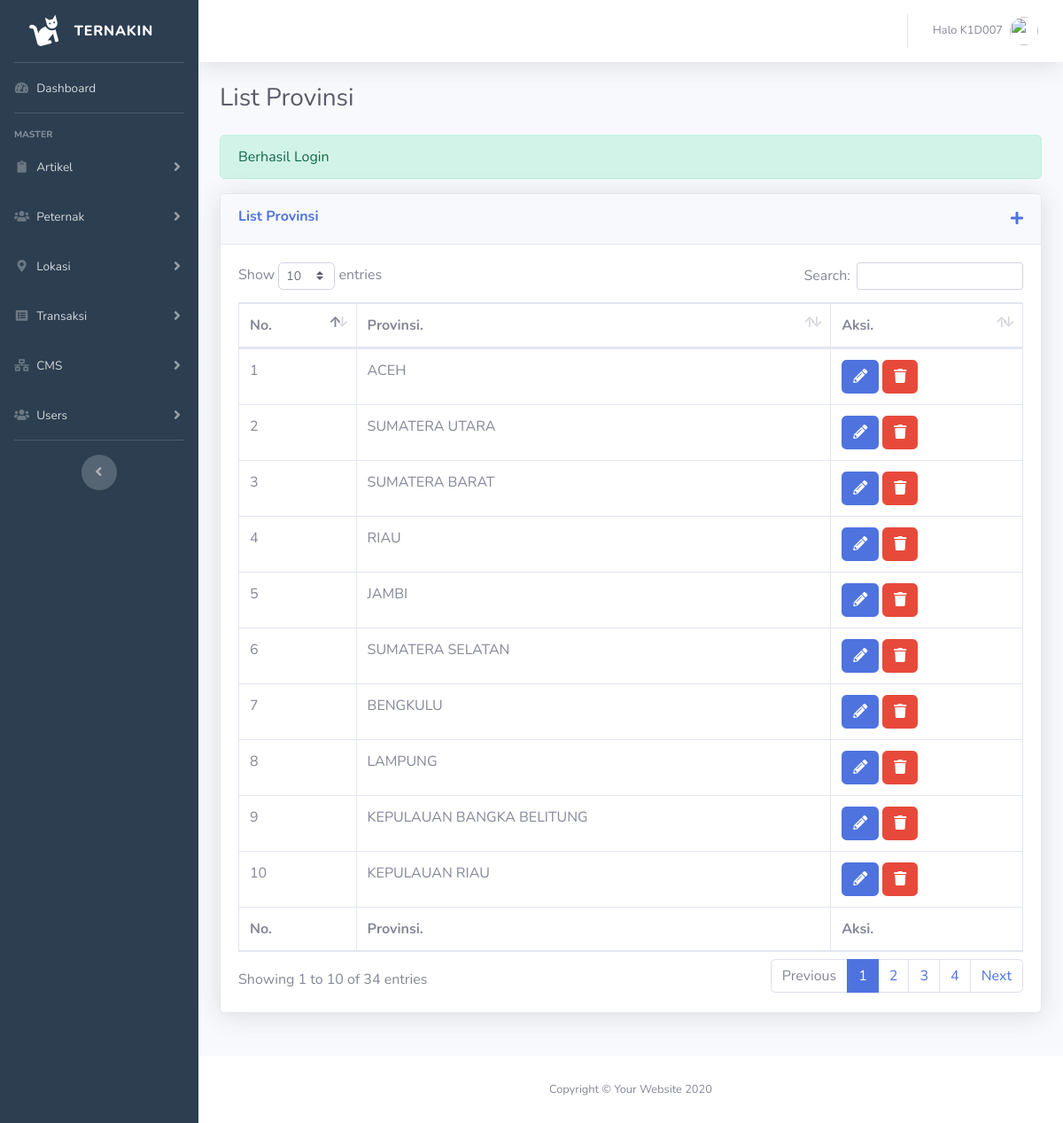
The page /cms-dashboard/pages/lokasi/provinsi.php (signed in) on the database its author committed.
### tables this page shows
CREATE TABLE `tb_provinsi` (
  `id_provinsi` int(2) NOT NULL,
  `nama_provinsi` varchar(50) NOT NULL
);

### cms-dashboard/pages/lokasi/provinsi.php (the view, shortened to what this page needs)
  <?php
    $title="List Provinsi";
    require_once"../../../config/database.php";
    require_once"../../templates/head-dashboard.php";
   ?>
   <link rel="stylesheet" type="text/css" href="<?=$_ENV['base_url']?>cms-dashboard/assets/vendor/datatables/dataTables.bootstrap4.min.css">
  <?php
    $sql = mysqli_query($con,"SELECT * FROM tb_provinsi");
  ?>
</head>
<body id="page-top">
  <div id="wrapper">
      <?php require_once"../../partials/sidebar.php"; ?>
    <div id="content-wrapper" class="d-flex flex-column">
      <div id="content">
          <?php require_once"../../partials/topbar.php"; ?>
        <div class="container-fluid" style="transition: 0.4s;">
          <div class="d-sm-flex align-items-center justify-content-between mb-4">
            <h1 class="h3 mb-0 text-gray-800"><?=$title?></h1>
          </div>
          <?php
            if (isset($_SESSION['alert'])) {
              if (isset($_SESSION['alert']['berhasil'])) {
                ?>
                <div class="alert alert-success" role="alert">
                  <?=$_SESSION['alert']['berhasil']?>
                </div>
                <?php
              }else{
                ?>
                <div class="alert alert-danger" role="alert">
                  <?=$_SESSION['alert']['gagal']?>
                </div>
                <?php
              }
            }
          ?>
          <div class="row">
            <div class="col-lg-12 mb-4">
              <div class="card shadow mb-4">
                <div class="card-header py-3 d-sm-flex justify-content-between">
                  <h6 class="m-0 font-weight-bold text-primary"><?=$title?></h6>
                  <a href="tambah-provinsi"><i class="fas fa-plus"></i></a>
                </div>
                <div class="card-body">
                  <div class="table-responsive">
                      <table class="table table-bordered" id="listProvinsi" width="100%" cellspacing="0">
                        <thead>
                          <tr>
                            <th>No.</th>
                            <th>Provinsi.</th>
                            <th>Aksi.</th>
                          </tr>
                        </thead>
                        <tfoot>
                          <tr>
                            <th>No.</th>
                            <th>Provinsi.</th>
                            <th>Aksi.</th>
                          </tr>
                        </tfoot>
                        <tbody>
                          <?php
                          $no=1;
                            while ($data = mysqli_fetch_array($sql)) {
                              ?>
                                <tr>
                                  <td><?=$no++?></td>
                                  <td><?=$data['nama_provinsi']?></td>
                                  <td class="text-center">
                                    <div class="d-flex">
                                      <a href="<?=$_ENV['base_url']?>cms-dashboard/provinsi/edit/<?=$data['id_provinsi']?>" class="btn btn-primary mr-1"><i class="fas fa-pencil-alt"></i></a>
                                      <form method="POST" action="aksi">
                                        <button type="submit" class="btn btn-danger" name="aksi" value="hapus-provinsi" onclick="return confirm('Yakin akan dihapus?')">
                                          <i class="fas fa-trash"></i>
                                        </button>
                                      </form>
                                    </div>
                                  </td>
                                </tr>
                              <?php
                            }
                          ?>
                        </tbody>
                      </table>
                  </div>
                </div>
              </div>
            </div>
          </div>
        </div>
      </div>
      <footer class="sticky-footer bg-white">
        <div class="container my-auto">
          <div class="copyright text-center my-auto">
            <span>Copyright &copy; Your Website 2020</span>
          </div>
        </div>
      </footer>
    </div>
  </div>
  <?php require_once"../../templates/footer-dashboard.php" ?>
</html>

### rows shown on the page
tb_provinsi: nama_provinsi "ACEH"
tb_provinsi: nama_provinsi "SUMATERA UTARA"
tb_provinsi: nama_provinsi "SUMATERA BARAT"
tb_provinsi: nama_provinsi "RIAU"
tb_provinsi: nama_provinsi "JAMBI"
tb_provinsi: nama_provinsi "SUMATERA SELATAN"
tb_provinsi: nama_provinsi "BENGKULU"
tb_provinsi: nama_provinsi "LAMPUNG"
tb_provinsi: nama_provinsi "KEPULAUAN BANGKA BELITUNG"
tb_provinsi: nama_provinsi "KEPULAUAN RIAU"

### other values the page prints
$_SESSION['user']['username'] "K1D007"
$title "List Provinsi"
$_SESSION['alert']['berhasil'] "Berhasil Login"
